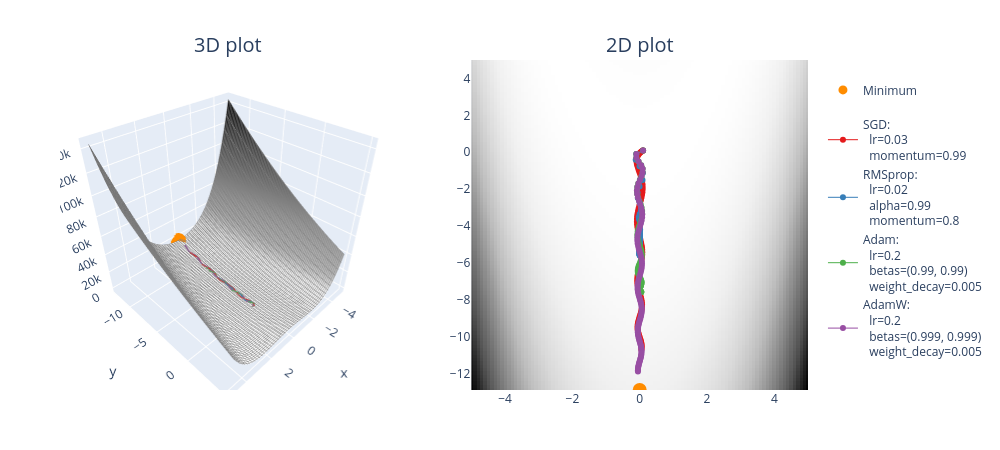

Here is the notebook cell this chart was saved with:
### Markdown cell above
### Exercise - experiment with different optimizers & params

> ```yaml
> Difficulty: 🔴🔴⚪⚪⚪
> Importance: 🔵🔵🔵⚪⚪
> 
> You should spend up to 20-30 minutes on this exercise.
> ```

We've given you a function below which works just like `opt_fn_with_sgd` from earlier, but takes in a general optimizer and hyperparameters (as a dictionary of keyword arguments like `lr` and `momentum`).

You should use this function to play around with different optimizers and hyperparameters, comparing their performance. The code below gives one example of such a comparison, run it now and see what you get:

### Code cell
def opt_fn(
    fn: Callable,
    xy: Tensor,
    optimizer_class,
    optimizer_hyperparams: dict,
    n_iters: int = 100,
) -> Tensor:
    """Optimize the a given function starting from the specified point.

    optimizer_class: one of the optimizers you've defined, either SGD, RMSprop, or Adam
    optimzer_kwargs: keyword arguments passed to your optimiser (e.g. lr and weight_decay)
    """
    assert xy.requires_grad

    optimizer = optimizer_class([xy], **optimizer_hyperparams)

    xy_list = [xy.detach().clone()]  # so that we don't unintentionally modify past values in `xy_list`

    for _ in range(n_iters):
        fn(xy[0], xy[1]).backward()
        optimizer.step()
        optimizer.zero_grad()
        xy_list.append(xy.detach().clone())

    return t.stack(xy_list)


points = []

optimizer_list = [
    (SGD, {"lr": 0.03, "momentum": 0.99}),
    (RMSprop, {"lr": 0.02, "alpha": 0.99, "momentum": 0.8}),
    (Adam, {"lr": 0.2, "betas": (0.99, 0.99), "weight_decay": 0.005}),
    (AdamW, {"lr": 0.2, "betas": (0.999, 0.999), "weight_decay": 0.005}),
]

for optimizer_class, params in optimizer_list:
    xy = t.tensor([0.1, 0.1], requires_grad=True)
    xys = opt_fn(
        pathological_curve_loss,
        xy=xy,
        optimizer_class=optimizer_class,
        optimizer_hyperparams=params,
    )
    points.append((xys, optimizer_class, params))

plot_fn_with_points(rosenbrocks_banana_func, min_points=[(0, "y_min")], points=points)
